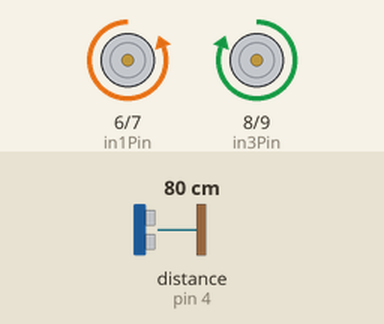
Bench run of a sketch on a simulated Arduino Uno, built with avr-gcc and run on an emulated ATmega328P. Parts: motor-driver pin pairs drawn as motors (green arrow = first pin HIGH = forward, orange = second pin HIGH = backward, longer = more drive). Wiring (inferred from the names in the program): ultrasonic range finder: trigger pin 5; echo pin 4. The test bench sets the inputs (shaded band); at power-on: distance to the obstacle (sensor on pin 4) 80 cm. The echo pulse lasts 58.3 µs per cm.

Above: at 1.2 s.
1.3 s: distance to the obstacle (sensor on pin 4) set to 40 cm
2.8 s: distance to the obstacle (sensor on pin 4) set to 32 cm
At 3.9 s:
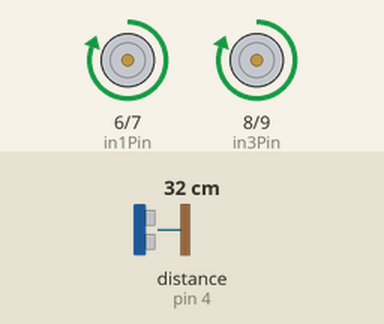
4.3 s: distance to the obstacle (sensor on pin 4) set to 60 cm
At 4.9 s:
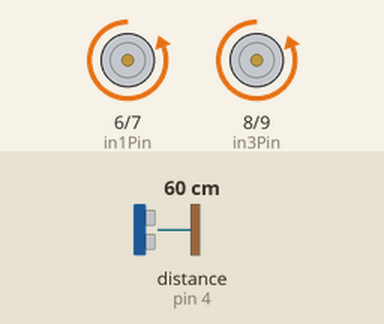
5.9 s: distance to the obstacle (sensor on pin 4) set to 2 cm
At 6.8 s:
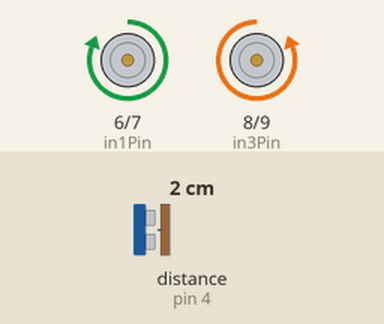
7.4 s: distance to the obstacle (sensor on pin 4) set to 120 cm
At 8.7 s:
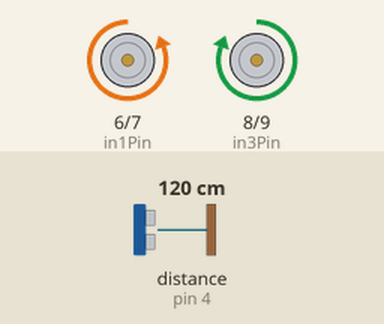
9.0 s: distance to the obstacle (sensor on pin 4) set to 4 cm
At 10.1 s:
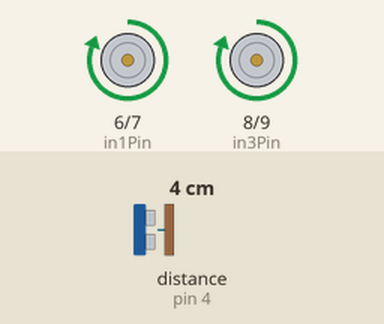
Timing chart, 0 to 11.5 s (numbered marks = the images above; inputs shaded):
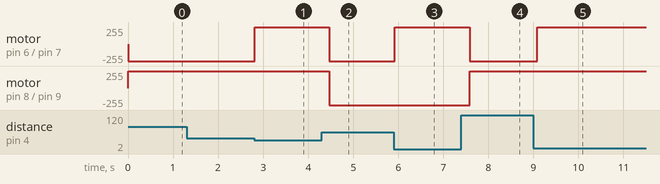

The sketch:

wheelcontrol_motordriver.ino
```cpp
int in1Pin=6;
int in2Pin=7;
int in3Pin=8;
int in4Pin=9;
int echoPin=4;
int trigPin=5;

boolean bReverse=true; //뒷바퀴 제어
boolean FReverse=true; //앞바퀴 제어
int turn=0; //앞바퀴 방향

void setup() {
  Serial.begin(9600);
  pinMode(in1Pin,OUTPUT);
  pinMode(in2Pin,OUTPUT);
  pinMode(in3Pin,OUTPUT);
  pinMode(in4Pin,OUTPUT);
  pinMode(trigPin,OUTPUT);    //초음파 trig 출력모드
  pinMode(echoPin,INPUT);     //초음파 echo 입력모드
}

void loop() {
    float distance=ultrasonic(); //초음파 센서 거리

   if(distance<35)
   {
      setMotor_b(bReverse);
      if(turn==0)   //핸들 방향 변경
      {
        FReverse=!FReverse;
        setMotor2(FReverse);
         turn=1;
       }
   }

   else
   {
    setMotor_f(bReverse);
    setMotor3(FReverse);
    turn=0;
   }
}

float ultrasonic(void)  //초음파 거리 함수
{
  digitalWrite(trigPin,LOW);
  digitalWrite(echoPin,LOW);
  delayMicroseconds(2);
  digitalWrite(trigPin,HIGH);
  delayMicroseconds(10);
  digitalWrite(trigPin,LOW);

  unsigned long duration=pulseIn(echoPin,HIGH);
  float distance=((float)(340*duration)/10000)/2;
  return distance;
}

void setMotor_f(boolean bReverse)  //뒷바퀴 전진
{
  digitalWrite(in1Pin,!bReverse);
  digitalWrite(in2Pin,bReverse);
}

void setMotor_b(boolean bReverse)  //뒷바퀴 후진
{
  digitalWrite(in1Pin,bReverse);
  digitalWrite(in2Pin,!bReverse);
  delay(500);
}

void setMotor2(boolean FReverse)   //앞바퀴 왼쪽으로
{
  digitalWrite(in3Pin,!FReverse);
  digitalWrite(in4Pin,FReverse);
  delay(150);
}

void setMotor3(boolean FReverse)   //앞바퀴 오른쪽으로
{
  digitalWrite(in3Pin,FReverse);
  digitalWrite(in4Pin,!FReverse);
  delay(100);
}
```

Measured:
- the behaviour switches between 36 and 35 cm on distance to the obstacle (sensor on pin 4) (found by bisection; images 0 and 1)
- after the input at 1.3 s, every drawn part: stays the same
- after the input at 2.8 s, motor on pin 6 (in1Pin) / pin 7 (in2Pin): backward 255/255 → forward 255/255 at once
- after the input at 4.3 s, motor on pin 6 (in1Pin) / pin 7 (in2Pin), motor on pin 8 (in3Pin) / pin 9 (in4Pin): forward 255/255 → backward 255/255 after 0.17 s
- after the input at 5.9 s, motor on pin 6 (in1Pin) / pin 7 (in2Pin): backward 255/255 → forward 255/255 at once
- after the input at 7.4 s, motor on pin 6 (in1Pin) / pin 7 (in2Pin): forward 255/255 → backward 255/255 after 0.18 s; motor on pin 8 (in3Pin) / pin 9 (in4Pin): backward 255/255 → forward 255/255 after 0.18 s
- after the input at 9.0 s, motor on pin 6 (in1Pin) / pin 7 (in2Pin): backward 255/255 → forward 255/255 after 0.08 s
